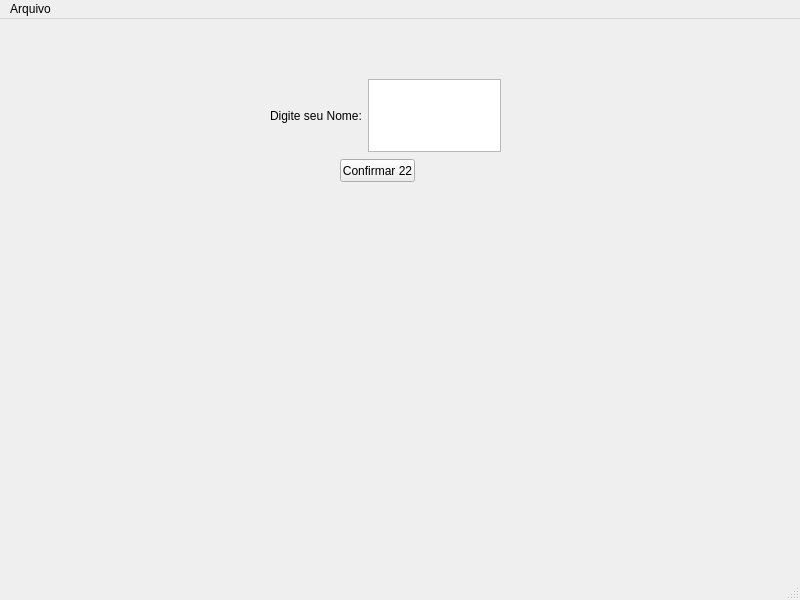
<?xml version="1.0" encoding="UTF-8"?>
<ui version="4.0">
 <class>MainWindow</class>
 <widget class="QMainWindow" name="MainWindow">
  <property name="geometry">
   <rect>
    <x>0</x>
    <y>0</y>
    <width>800</width>
    <height>600</height>
   </rect>
  </property>
  <property name="windowTitle">
   <string>MainWindow</string>
  </property>
  <widget class="QWidget" name="centralwidget">
   <widget class="QWidget" name="horizontalLayoutWidget">
    <property name="geometry">
     <rect>
      <x>270</x>
      <y>60</y>
      <width>231</width>
      <height>73</height>
     </rect>
    </property>
    <layout class="QHBoxLayout" name="horizontalLayout">
     <item>
      <widget class="QLabel" name="label">
       <property name="text">
        <string>Digite seu Nome:</string>
       </property>
      </widget>
     </item>
     <item>
      <widget class="QTextEdit" name="textEdit"/>
     </item>
    </layout>
   </widget>
   <widget class="QPushButton" name="pushButton">
    <property name="geometry">
     <rect>
      <x>340</x>
      <y>140</y>
      <width>75</width>
      <height>23</height>
     </rect>
    </property>
    <property name="text">
     <string>Confirmar 22</string>
    </property>
   </widget>
   <widget class="QLabel" name="labelFodastica">
    <property name="geometry">
     <rect>
      <x>250</x>
      <y>170</y>
      <width>261</width>
      <height>31</height>
     </rect>
    </property>
    <property name="text">
     <string/>
    </property>
   </widget>
  </widget>
  <widget class="QMenuBar" name="menubar">
   <property name="geometry">
    <rect>
     <x>0</x>
     <y>0</y>
     <width>800</width>
     <height>21</height>
    </rect>
   </property>
   <widget class="QMenu" name="menuArquivo">
    <property name="title">
     <string>Arquivo</string>
    </property>
    <addaction name="actionSalvar"/>
    <addaction name="actionNovo"/>
    <addaction name="actionAbrir"/>
    <addaction name="actionSair"/>
   </widget>
   <addaction name="menuArquivo"/>
  </widget>
  <widget class="QStatusBar" name="statusbar"/>
  <action name="actionSalvar">
   <property name="text">
    <string>Salvar</string>
   </property>
   <property name="shortcut">
    <string>Ctrl+S</string>
   </property>
  </action>
  <action name="actionSair">
   <property name="text">
    <string>Sair</string>
   </property>
   <property name="shortcut">
    <string>Esc</string>
   </property>
  </action>
  <action name="actionAbrir">
   <property name="text">
    <string>Abrir</string>
   </property>
   <property name="shortcut">
    <string>Ctrl+O</string>
   </property>
  </action>
  <action name="actionNovo">
   <property name="text">
    <string>Novo</string>
   </property>
   <property name="shortcut">
    <string>Ctrl+N</string>
   </property>
  </action>
 </widget>
 <resources/>
 <connections/>
</ui>
